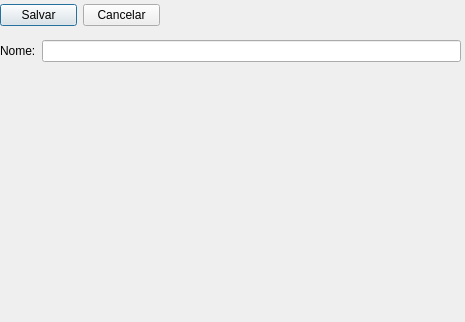
<?xml version="1.0" encoding="UTF-8"?>
<ui version="4.0">
 <class>FormCadastroAtor</class>
 <widget class="QDialog" name="FormCadastroAtor">
  <property name="geometry">
   <rect>
    <x>0</x>
    <y>0</y>
    <width>465</width>
    <height>322</height>
   </rect>
  </property>
  <property name="windowTitle">
   <string>Dialog</string>
  </property>
  <widget class="QWidget" name="horizontalLayoutWidget">
   <property name="geometry">
    <rect>
     <x>0</x>
     <y>0</y>
     <width>160</width>
     <height>31</height>
    </rect>
   </property>
   <layout class="QHBoxLayout" name="horizontalLayout">
    <item>
     <widget class="QPushButton" name="btnSalvar">
      <property name="text">
       <string>Salvar</string>
      </property>
     </widget>
    </item>
    <item>
     <widget class="QPushButton" name="btnCancelar">
      <property name="text">
       <string>Cancelar</string>
      </property>
     </widget>
    </item>
   </layout>
  </widget>
  <widget class="QWidget" name="formLayoutWidget">
   <property name="geometry">
    <rect>
     <x>0</x>
     <y>40</y>
     <width>461</width>
     <height>191</height>
    </rect>
   </property>
   <layout class="QFormLayout" name="formLayout">
    <item row="0" column="0">
     <widget class="QLabel" name="label">
      <property name="text">
       <string>Nome:</string>
      </property>
     </widget>
    </item>
    <item row="0" column="1">
     <widget class="QLineEdit" name="edtNome"/>
    </item>
   </layout>
  </widget>
 </widget>
 <resources/>
 <connections/>
</ui>
